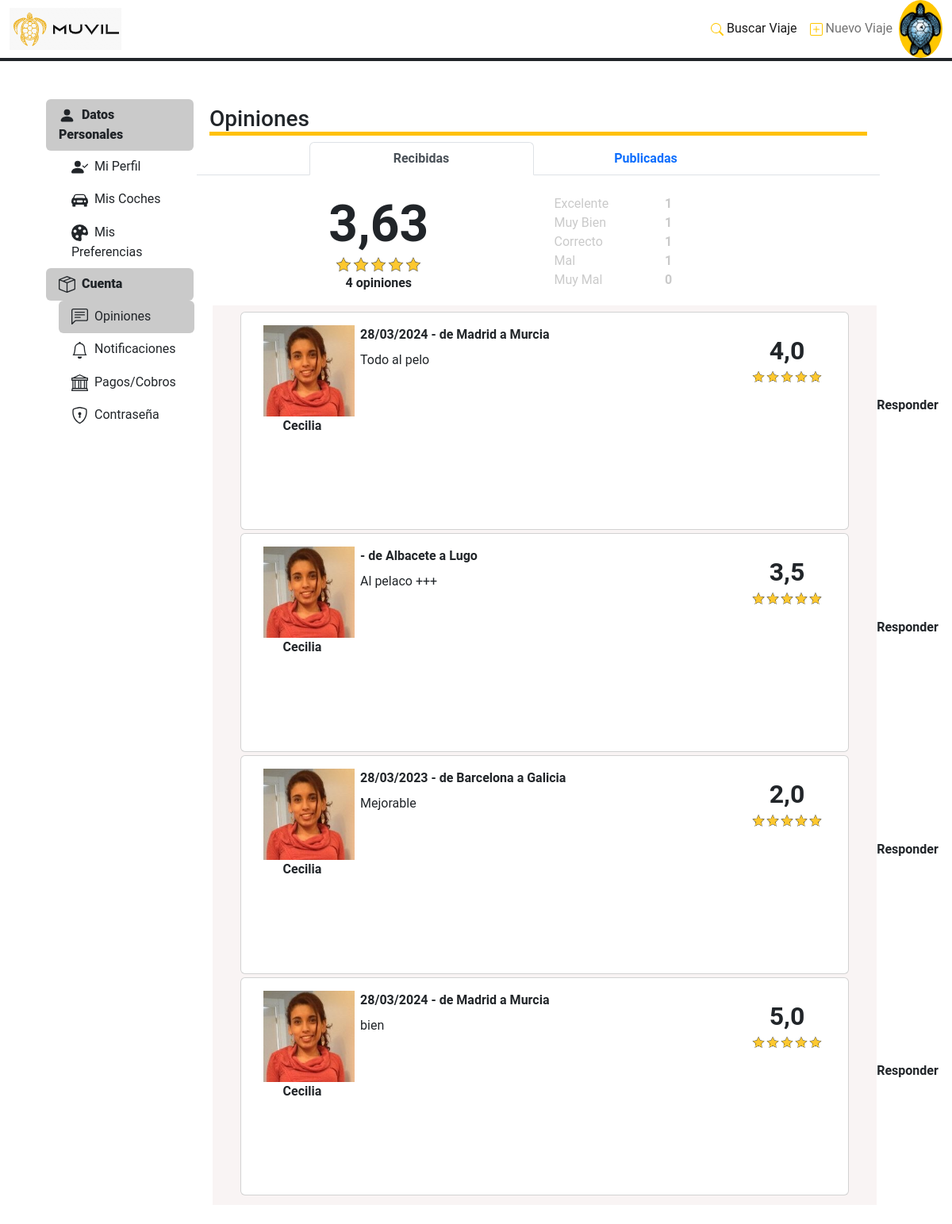
/menu_usuario/opiniones/1, run on the app's committed database.
### Aplicaciones/FrontEnd/models.py (models this page shows, shortened)
class Personas (models.Model):
    nombre = models.CharField(max_length=64)
    apellido1 = models.CharField(max_length=64)
    apellido2 = models.CharField(max_length=64, blank=True, null=True)
    fec_nacimiento = models.DateField(blank=True, null=True)
    tipo_documento = models.CharField (max_length=8)
    numero_documento = models.CharField(max_length=32)
    email = models.CharField(max_length=320)
    numero_telefono = models.PositiveIntegerField(validators=[MaxValueValidator(999999999)])
    genero = models.CharField(max_length=1, choices=genero, default='F', blank=True, null=True)
    password = models.CharField(max_length=30, default='<NO_PASSWORD>')
    puntuacion = models.DecimalField(max_digits=2, decimal_places=1, default=3.5, blank=True, null=True)
    prestigio = models.CharField(max_length=2, choices=prestigio, default='B', blank=True, null=True)
    numero_opiniones = models.PositiveIntegerField(default = '0', blank=True, null=True)
    descripcion = models.CharField(max_length=3000, blank=True, null=True)
    imagen = models.ImageField(upload_to='images/users_profile', default="images/users_profile/avatar-mujer.jpg")
    pref_conversacion = models.PositiveIntegerField(default='1')
    pref_musica = models.PositiveIntegerField(default='1')
    pref_mascota = models.PositiveIntegerField(default='1')
    pref_fumar = models.PositiveIntegerField(default='1')
    pref_comida = models.PositiveIntegerField(default='1')
    notif_noticiasofertas = models.PositiveIntegerField(default='3')
    notif_opiniones = models.PositiveIntegerField(default='3')
    notif_reservas = models.PositiveIntegerField(default='3')
    fec_created = models.DateTimeField(auto_now_add=True)
    fec_updated = models.DateTimeField(auto_now=True)
    class Meta:
        verbose_name = 'personas'
        verbose_name_plural = 'personas'

class Opiniones (models.Model):
    id_persona_publicador = models.ForeignKey(Personas,to_field='id', on_delete=models.CASCADE, related_name='id_publicador')
    id_persona_receptor = models.ForeignKey(Personas, to_field='id', on_delete=models.CASCADE, related_name='id_receptor')
    id_viaje = models.ForeignKey(Viajes, to_field='id', null=True, blank=True, on_delete=models.CASCADE)
    puntuacion = models.DecimalField(max_digits=2, decimal_places=1, default=3.5)
    categoria_puntuacion = models.PositiveIntegerField(choices=categorias_puntuacion, default=3)
    mensaje_opinion = models.CharField(max_length=3000, blank=True, null=True)
    flg_respuesta = models.BooleanField(default=False)
    mensaje_respuesta = models.CharField(max_length=3000, blank=True, null=True)
    fec_created = models.DateTimeField(auto_now_add=True)
    fec_updated = models.DateTimeField(auto_now=True)
    class Meta:
        verbose_name = 'opiniones'
        verbose_name_plural = 'opiniones'

class Viajes (models.Model):
    id_persona = models.ForeignKey(Personas, to_field='id', on_delete=models.CASCADE)
    ciudad_origen = models.CharField(max_length=64)
    ciudad_destino = models.CharField(max_length=64)
    flg_ida_vuelta = models.BooleanField(default=False)
    fecha_ida = models.DateField(blank=True, null=True)
    fecha_vuelta = models.DateField(blank=True, null=True)
    numero_asientos_viaje = models.PositiveSmallIntegerField()
    '''flg_solicitado = models.BooleanField(default=False)
    flg_reservado = models.BooleanField(default=False)
    flg_cancelado = models.BooleanField(default=False)
    flg_incidencia = models.BooleanField(default=False)'''
    estado = models.PositiveIntegerField(choices=estados_viajes, default=1)
    importe_total_asiento = models.DecimalField(max_digits = 5,decimal_places = 2)
    importe_comision_asiento = models.DecimalField(max_digits = 5,decimal_places = 2)
    importe_conductor_asiento = models.DecimalField(max_digits = 5,decimal_places = 2)
    numero_asientos_libres = models.PositiveIntegerField(default=0)
    hora_ida = models.TimeField()
    hora_vuelta = models.TimeField(blank=True, null=True)
    fechor_ida = models.DateTimeField()
    fechor_vuelta = models.DateTimeField(blank=True, null=True)
    id_vehiculo = models.ForeignKey(Vehiculos, to_field='id', null=True, blank=True, on_delete=models.CASCADE)
    fec_created = models.DateTimeField(auto_now_add=True)
    fec_updated = models.DateTimeField(auto_now=True)
    class Meta:
        verbose_name = 'viajes'
        verbose_name_plural = 'viajes'

### Aplicaciones/FrontEnd/views.py (the view)
# urls.py: path('menu_usuario/opiniones/<int:idP>', v_menu_usuario_opiniones, name='n_menu_usuario_opiniones'),
def v_menu_usuario_opiniones(request, idP):
    usuario = Personas.objects.get(id=idP)
    opiniones_recibidas = Opiniones.objects.all().filter(id_persona_receptor=usuario)
    opiniones_publicadas = Opiniones.objects.all().filter(id_persona_publicador=usuario)
    opiniones_cat_dict = dict()
    for x in reversed(range(len(categorias_puntuacion))):  # de 0 a 4 (5 iteraciones)
        categoria = categorias_puntuacion[x][1]
        count_opiniones = opiniones_recibidas.filter(categoria_puntuacion=(x+1)).count()
        opiniones_cat_dict.update({categoria: count_opiniones})
    avg_puntuacion = opiniones_recibidas.aggregate(avg_punt=Avg('puntuacion'))
    total_opiniones = opiniones_recibidas.count()
    args = {
            "idP": idP,
            "usuario": usuario,
            "opiniones_recibidas": opiniones_recibidas,
            "opiniones_publicadas": opiniones_publicadas,
            "avg_puntuacion": avg_puntuacion,
            "total_opiniones": total_opiniones,
            "opiniones_cat_dict": opiniones_cat_dict
    }
    return render(request, 'menu_usuario_opiniones.html', args)

### Aplicaciones/FrontEnd/templates/menu_usuario_opiniones.html (shortened to what this page needs)
{% extends "menu_usuario_navbar.html" %}
{% load static %}
{% block contenido_tab %}
				<div class="tab-pane fade show active" id="v-pills-opiniones" role="tabpanel" aria-labelledby="v-pills-opiniones-tab">
					<div class="row">
						<div class="col-12 px-3 pt-2">
							<h3 class="border-bottom border-5 border-warning">Opiniones</h3>
						</div>
					</div>
					<nav class="row">
					  	<div class="nav nav-tabs justify-content-center col-12" id="opinion-nav-tab" role="tablist">
							<button class="nav-link active fw-bold col-4" id="nav-received-tab" data-bs-toggle="tab" data-bs-target="#nav-received" type="button" role="tab" aria-controls="nav-received" aria-selected="true">Recibidas</button>
							<button class="nav-link fw-bold col-4" id="nav-posted-tab" data-bs-toggle="tab" data-bs-target="#nav-posted" type="button" role="tab" aria-controls="nav-posted" aria-selected="false">Publicadas</button>
					  	</div>
					</nav>
					<div class="row tab-content" id="opinion-nav-tabContent">
					  	<div class="tab-pane fade show active" id="nav-received" role="tabpanel" aria-labelledby="nav-posted-tab">
							<div class="container-fluid mx-2 my-4" id="opiniones-recibidas">
								<div class="row" id="opiniones-header">
									<div class="col-5 col-lg-6 align-self-center" id="opiniones-resumen">
										<div class="row" id="puntuacion">
											<div class="col d-flex justify-content-center">
												<p class="display-3 fw-bold mb-0">
													{{ avg_puntuacion.avg_punt|floatformat:2 }}
												</p>
											</div>
										</div>
										<div class="row" id="estrellas">
											<div class="col d-flex justify-content-center">
												<img class="img-fluid" src='{% static "img/rating_stars.jpg" %}' height="20px" width="120px">
											</div>
										</div>
										<div class="row" id="numero_opiniones">
											<div class="col d-flex justify-content-center fw-bold">
												{{ total_opiniones }} opiniones
											</div>
										</div>
									</div>
									<div class="col-7 col-lg-6" id="opiniones-categorias">
										{% for key, values in opiniones_cat_dict.items %}
										<div class="row" id="opiniones_cat">
											<div class="col-6 col-lg-4 font2-muvil">
												{{ key }}
											</div>
											<div class="col-4 fw-bold font2-muvil">
												{{ values }}
											</div>
										</div>
										{% endfor %}
									</div>
								</div>
								<div class="row mt-3 py-2" id="opiniones-list">
									{% for or in opiniones_recibidas %}
									<div class="card mx-auto col-11 mb-1" id="opinion-card">
										<div class="row no-gutters card-body pb-1">
											<div class="col-6 col-lg-2 card-block order-1 order-lg-1 opinion-photo" id="opinion-photo">
												<div class="img-container-opinion mx-auto">
													{% if or.id_persona_publicador.imagen %}
														<img class="mx-auto d-block" src="{{ or.id_persona_publicador.imagen.url }}">
													{% endif %}
												</div>
												<p class="fs-6 fw-bold mb-0 text-center opinion-photo">
													{{or.id_persona_publicador.nombre}}
												</p>
											</div>
											<div class="col-12 col-lg-8 card-block order-3 order-lg-2" id="opinion-body">
												<div class="row card-title" id="opinion-header">
													<div class="col fw-bold fs-6">
														{{ or.id_viaje.fecha_ida|date:"d/m/Y" }} - de {{or.id_viaje.ciudad_origen}} a {{or.id_viaje.ciudad_destino}}
													</div>
												</div>
												<div class="row" id="opinion-comment">
													<div class="col fs-6">
														{{or.mensaje_opinion}}
													</div>
												</div>
											</div>
											<div class="col-6 col-lg-2 card-block order-2 order-lg-3" id="opinion-score">
												<div class="row mt-2" id="opinion-score">
													<div class="col d-flex justify-content-center">
														<p class="fs-2 fw-bold mb-0">
															{{or.puntuacion}}
														</p>
													</div>
												</div>
												<div class="row" id="opinion-rating">
													<div class="col d-flex justify-content-center">
														<img class="img-fluid" src='{% static "img/rating_stars.jpg" %}' height="20px" width="100px">
													</div>
												</div>
												<div class="row pt-2" id="opinion-answer">
													<div class="col d-flex justify-content-center">
														{% if or.flg_respuesta %}
														<button class="btn d-flex">
															<a href="" alt="Respondido"><embed src='{% static "icon/tag.svg" %}' alt="Respondido"/></a>
															<b class="ps-1 fs-6">Respondido</b>
														</button>
														{% else %}
														<button class="btn d-flex">
															<a href="" alt="Responder"><embed src='{% static "icon/reply.svg" %}' alt="Responder"/></a>
															<b class="ps-1 fs-6">Responder</b>
														</button>
														{% endif %}
													</div>
												</div>
											</div>
										</div>
								</div>
									{% endfor %}
								</div>
							</div>
						</div>
					</div>
				</div>
{% endblock %}

### Aplicaciones/FrontEnd/templates/cabecera.html (shortened to what this page needs)
{% load static %}
<!DOCTYPE html>
<html lang="en">
<head>
	<link type='text/css' href='{% static "css/cabecera.css" %}' rel='stylesheet' />
</head>
<body>
	{% include "index.html" %}
		<header>
			<nav class="navbar navbar-expand-lg bg-white p-0">
  				<div class="container-fluid border-bottom border-4 border-dark">
					<a class="navbar-brand order-2 order-lg-1" href="{% url 'n_pagina_principal' %}"><img src='{% static "img/logo4.png" %}' class="img-fluid" alt="MÚVIL"></a>
    				<div class="collapse navbar-collapse justify-content-end ms-4 order-lg-3" id="navbarNavDropdown">
      					<ul class="navbar-nav">
        					<li class="nav-item">
          						<a class="nav-link active" aria-current="page" href="{% url 'n_buscar_viaje' idP=idP %}">
									Buscar Viaje
								</a>
        					</li>
        					<li class="nav-item">
          							<a class="nav-link" href="{% url 'n_nuevo_viaje' idP=idP %}">
										Nuevo Viaje
									</a>
        					</li>
						</ul>
					</div>
					<ul class="navbar-nav justify-content-end order-3 order-lg-3">
						<li class="nav-item">
							<div class="menu-item-nav dropdown" href="#" role="button">
								{% if usuario.imagen %}
                                <div class="img-container-user dropdown-toggle" id="dropdownMenuLink" data-bs-toggle="dropdown" aria-expanded="false">
                                    <img class="rounded-circle" src="{{ usuario.imagen.url }}">
                                </div>
								{% else %}
								<div class="img-container-user dropdown-toggle" id="dropdownMenuLink" data-bs-toggle="dropdown" aria-expanded="false">
									<img class="rounded-circle" src='{% static "img/avatar-mujer.jpg" %}'>
								</div>
                            	{% endif %}
							</div>
						</li>
   					</ul>
  				</div>
			</nav>
		</header>
</body>
</html>

### Aplicaciones/FrontEnd/static/css/menu_usuario.css (style rules this page uses)
#opiniones-list { background-color: #F9F4F4; }
.img-container-user { width:100px; overflow:hidden; }
.img-container-user img { width:100%; height:auto; }
.img-container-opinion { width:115px; height:115px; overflow:hidden; }
.img-container-opinion img { width:100%; height:auto }

### Aplicaciones/FrontEnd/static/css/cabecera.css (style rules this page uses)
.img-container-user { width:55px; overflow:hidden; }
.img-container-user img { width:100%; height:auto }

### Aplicaciones/FrontEnd/static/css/index.css (style rules this page uses)
html * { font-family: Roboto; }
.font2-muvil { color:#CACACA; }

### data on the page
Personas: imagen (picture)
Opiniones: id_persona_publicador.imagen (picture), id_persona_publicador.nombre "Cecilia", id_viaje.fecha_ida "28/03/2024", id_viaje.ciudad_origen "Madrid", id_viaje.ciudad_destino "Murcia", mensaje_opinion "Todo al pelo", puntuacion "4,0", flg_respuesta "Responder"
Opiniones: id_persona_publicador.imagen (picture), id_persona_publicador.nombre "Cecilia", id_viaje.ciudad_origen "Albacete", id_viaje.ciudad_destino "Lugo", mensaje_opinion "Al pelaco +++", puntuacion "3,5", flg_respuesta "Responder"
Opiniones: id_persona_publicador.imagen (picture), id_persona_publicador.nombre "Cecilia", id_viaje.fecha_ida "28/03/2023", id_viaje.ciudad_origen "Barcelona", id_viaje.ciudad_destino "Galicia", mensaje_opinion "Mejorable", puntuacion "2,0", flg_respuesta "Responder"
Opiniones: id_persona_publicador.imagen (picture), id_persona_publicador.nombre "Cecilia", id_viaje.fecha_ida "28/03/2024", id_viaje.ciudad_origen "Madrid", id_viaje.ciudad_destino "Murcia", mensaje_opinion "bien", puntuacion "5,0", flg_respuesta "Responder"

### other printed values
{{ avg_puntuacion.avg_punt|floatformat:2 }} "3,63"
{{ total_opiniones }} "4"
{{ key }} "Excelente" "Muy Bien" "Correcto" "Mal" "Muy Mal"
{{ values }} "1" "1" "1" "1" "0"
